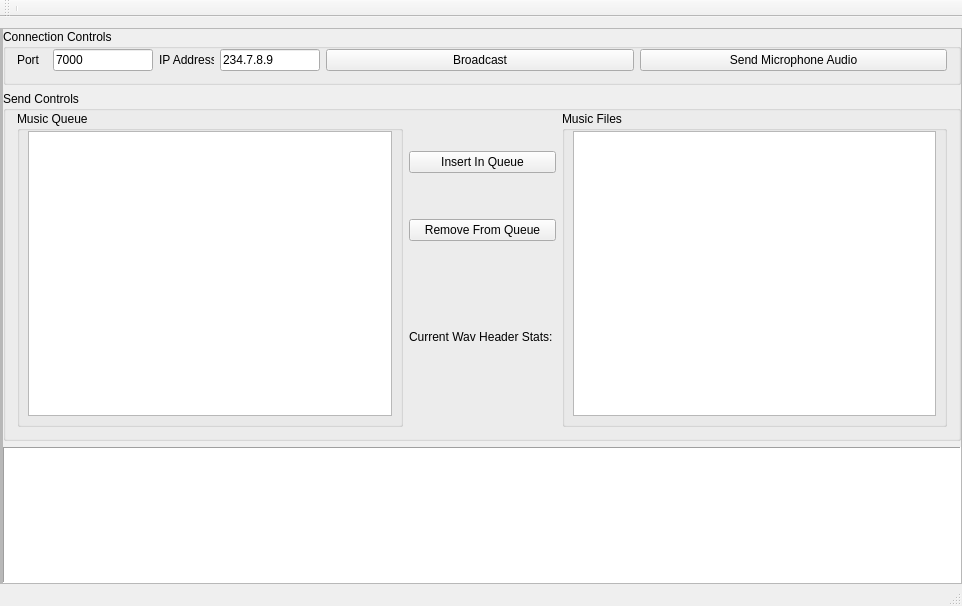
<?xml version="1.0" encoding="UTF-8"?>
<ui version="4.0">
 <class>MultiServer</class>
 <widget class="QMainWindow" name="MultiServer">
  <property name="geometry">
   <rect>
    <x>0</x>
    <y>0</y>
    <width>962</width>
    <height>606</height>
   </rect>
  </property>
  <property name="windowTitle">
   <string>Multicast Server</string>
  </property>
  <widget class="QWidget" name="centralWidget">
   <layout class="QHBoxLayout" name="horizontalLayout_3">
    <property name="spacing">
     <number>0</number>
    </property>
    <property name="leftMargin">
     <number>0</number>
    </property>
    <property name="rightMargin">
     <number>0</number>
    </property>
    <property name="bottomMargin">
     <number>0</number>
    </property>
    <item>
     <widget class="QWidget" name="widget" native="true">
      <layout class="QHBoxLayout" name="horizontalLayout_5" stretch="0,100">
       <property name="spacing">
        <number>0</number>
       </property>
       <property name="leftMargin">
        <number>0</number>
       </property>
       <property name="topMargin">
        <number>0</number>
       </property>
       <property name="rightMargin">
        <number>0</number>
       </property>
       <property name="bottomMargin">
        <number>0</number>
       </property>
       <item>
        <widget class="QFrame" name="frame_2">
         <layout class="QVBoxLayout" name="verticalLayout_15">
          <property name="spacing">
           <number>0</number>
          </property>
          <property name="leftMargin">
           <number>0</number>
          </property>
          <property name="topMargin">
           <number>0</number>
          </property>
          <property name="rightMargin">
           <number>0</number>
          </property>
          <property name="bottomMargin">
           <number>0</number>
          </property>
          <item>
           <widget class="QFrame" name="frame_3">
            <property name="frameShape">
             <enum>QFrame::StyledPanel</enum>
            </property>
            <property name="frameShadow">
             <enum>QFrame::Raised</enum>
            </property>
            <layout class="QVBoxLayout" name="verticalLayout_7">
             <property name="spacing">
              <number>0</number>
             </property>
             <property name="leftMargin">
              <number>0</number>
             </property>
             <property name="topMargin">
              <number>0</number>
             </property>
             <property name="rightMargin">
              <number>0</number>
             </property>
             <property name="bottomMargin">
              <number>0</number>
             </property>
            </layout>
           </widget>
          </item>
         </layout>
        </widget>
       </item>
       <item>
        <widget class="QFrame" name="frame">
         <property name="frameShape">
          <enum>QFrame::StyledPanel</enum>
         </property>
         <property name="frameShadow">
          <enum>QFrame::Raised</enum>
         </property>
         <layout class="QVBoxLayout" name="verticalLayout_13">
          <property name="leftMargin">
           <number>0</number>
          </property>
          <property name="topMargin">
           <number>0</number>
          </property>
          <property name="rightMargin">
           <number>0</number>
          </property>
          <property name="bottomMargin">
           <number>0</number>
          </property>
          <item>
           <layout class="QVBoxLayout" name="verticalLayout_3">
            <item>
             <widget class="QGroupBox" name="groupBox_6">
              <property name="maximumSize">
               <size>
                <width>16777215</width>
                <height>250</height>
               </size>
              </property>
              <property name="layoutDirection">
               <enum>Qt::LeftToRight</enum>
              </property>
              <property name="title">
               <string>Connection Controls</string>
              </property>
              <property name="alignment">
               <set>Qt::AlignLeading|Qt::AlignLeft|Qt::AlignTop</set>
              </property>
              <layout class="QHBoxLayout" name="horizontalLayout_4">
               <property name="topMargin">
                <number>0</number>
               </property>
               <item>
                <widget class="QLabel" name="label">
                 <property name="maximumSize">
                  <size>
                   <width>30</width>
                   <height>16777215</height>
                  </size>
                 </property>
                 <property name="text">
                  <string>Port</string>
                 </property>
                </widget>
               </item>
               <item>
                <widget class="QLineEdit" name="linePort">
                 <property name="maximumSize">
                  <size>
                   <width>100</width>
                   <height>16777215</height>
                  </size>
                 </property>
                 <property name="text">
                  <string>7000</string>
                 </property>
                </widget>
               </item>
               <item>
                <widget class="QLabel" name="label_2">
                 <property name="maximumSize">
                  <size>
                   <width>55</width>
                   <height>16777215</height>
                  </size>
                 </property>
                 <property name="text">
                  <string>IP Address</string>
                 </property>
                </widget>
               </item>
               <item>
                <widget class="QLineEdit" name="IPLine">
                 <property name="maximumSize">
                  <size>
                   <width>100</width>
                   <height>16777215</height>
                  </size>
                 </property>
                 <property name="text">
                  <string>234.7.8.9</string>
                 </property>
                </widget>
               </item>
               <item>
                <layout class="QHBoxLayout" name="horizontalLayout_9">
                 <item>
                  <widget class="QPushButton" name="BroadcastButton">
                   <property name="text">
                    <string>Broadcast</string>
                   </property>
                  </widget>
                 </item>
                 <item>
                  <widget class="QPushButton" name="SendMicrophone">
                   <property name="text">
                    <string>Send Microphone Audio</string>
                   </property>
                  </widget>
                 </item>
                </layout>
               </item>
              </layout>
             </widget>
            </item>
            <item>
             <widget class="QGroupBox" name="groupBox_3">
              <property name="minimumSize">
               <size>
                <width>0</width>
                <height>350</height>
               </size>
              </property>
              <property name="title">
               <string>Send Controls</string>
              </property>
              <layout class="QHBoxLayout" name="horizontalLayout_2">
               <property name="topMargin">
                <number>0</number>
               </property>
               <item>
                <widget class="QGroupBox" name="groupBox">
                 <property name="title">
                  <string>Music Queue</string>
                 </property>
                 <layout class="QVBoxLayout" name="verticalLayout">
                  <property name="leftMargin">
                   <number>8</number>
                  </property>
                  <property name="topMargin">
                   <number>0</number>
                  </property>
                  <property name="rightMargin">
                   <number>8</number>
                  </property>
                  <property name="bottomMargin">
                   <number>8</number>
                  </property>
                  <item>
                   <widget class="QListWidget" name="listQueueFiles"/>
                  </item>
                 </layout>
                </widget>
               </item>
               <item>
                <layout class="QVBoxLayout" name="verticalLayout_4">
                 <item>
                  <widget class="QPushButton" name="QueueAddButton">
                   <property name="text">
                    <string>Insert In Queue</string>
                   </property>
                  </widget>
                 </item>
                 <item>
                  <widget class="QPushButton" name="QueueRemoveButton">
                   <property name="text">
                    <string>Remove From Queue</string>
                   </property>
                  </widget>
                 </item>
                 <item>
                  <widget class="QLabel" name="wavStats">
                   <property name="minimumSize">
                    <size>
                     <width>0</width>
                     <height>0</height>
                    </size>
                   </property>
                   <property name="maximumSize">
                    <size>
                     <width>16777215</width>
                     <height>100</height>
                    </size>
                   </property>
                   <property name="text">
                    <string>Current Wav Header Stats: </string>
                   </property>
                  </widget>
                 </item>
                </layout>
               </item>
               <item>
                <widget class="QGroupBox" name="groupBox_2">
                 <property name="title">
                  <string>Music Files</string>
                 </property>
                 <layout class="QVBoxLayout" name="verticalLayout_2">
                  <property name="leftMargin">
                   <number>8</number>
                  </property>
                  <property name="topMargin">
                   <number>0</number>
                  </property>
                  <property name="rightMargin">
                   <number>8</number>
                  </property>
                  <property name="bottomMargin">
                   <number>8</number>
                  </property>
                  <item>
                   <widget class="QListWidget" name="listMusicFiles"/>
                  </item>
                 </layout>
                </widget>
               </item>
              </layout>
             </widget>
            </item>
            <item>
             <widget class="QListWidget" name="StatusBar">
              <property name="autoFillBackground">
               <bool>false</bool>
              </property>
              <property name="frameShape">
               <enum>QFrame::Panel</enum>
              </property>
             </widget>
            </item>
           </layout>
          </item>
         </layout>
        </widget>
       </item>
      </layout>
     </widget>
    </item>
   </layout>
  </widget>
  <widget class="QMenuBar" name="menuBar">
   <property name="geometry">
    <rect>
     <x>0</x>
     <y>0</y>
     <width>962</width>
     <height>21</height>
    </rect>
   </property>
  </widget>
  <widget class="QToolBar" name="mainToolBar">
   <attribute name="toolBarArea">
    <enum>TopToolBarArea</enum>
   </attribute>
   <attribute name="toolBarBreak">
    <bool>false</bool>
   </attribute>
   <addaction name="separator"/>
  </widget>
  <widget class="QStatusBar" name="statusBar"/>
 </widget>
 <layoutdefault spacing="6" margin="11"/>
 <resources/>
 <connections/>
</ui>
